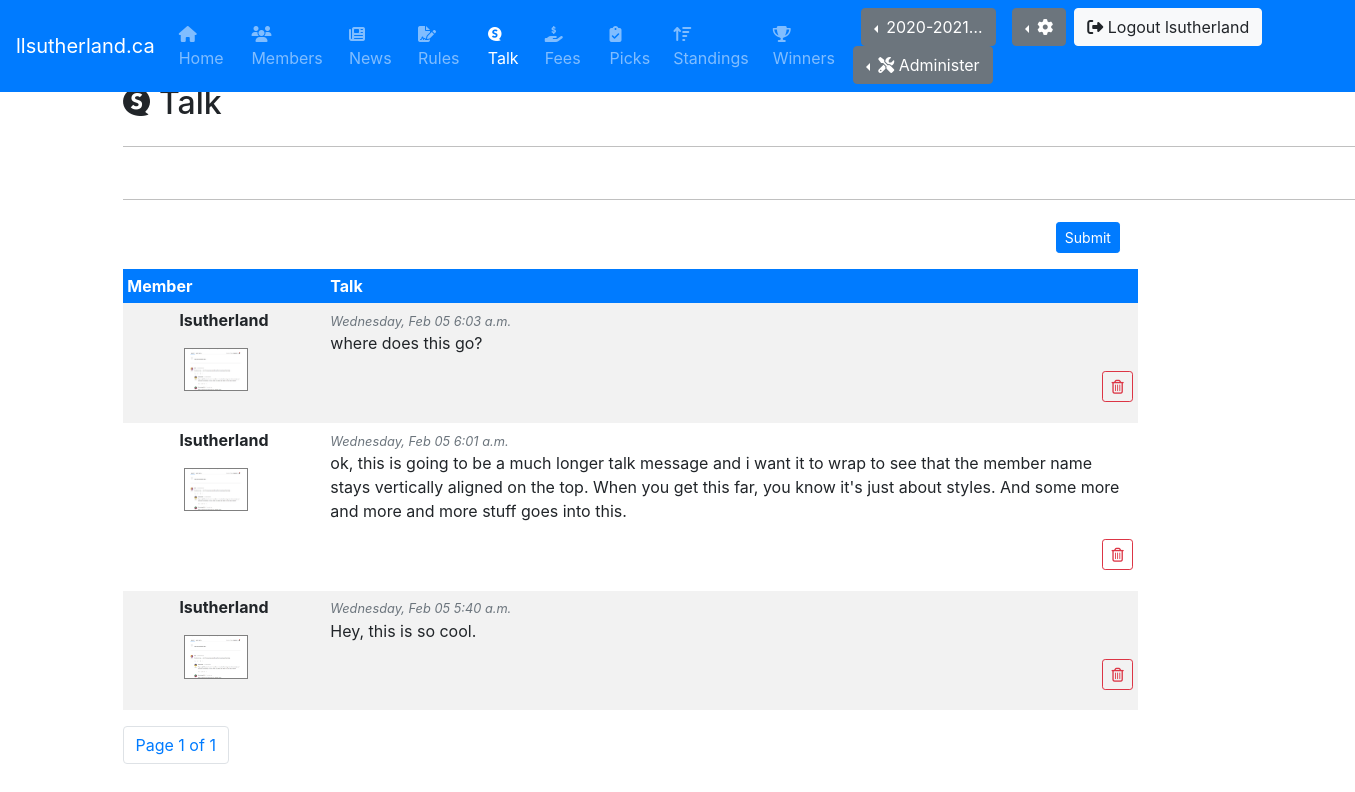
Before: /talk/ (signed in) with the older database file.
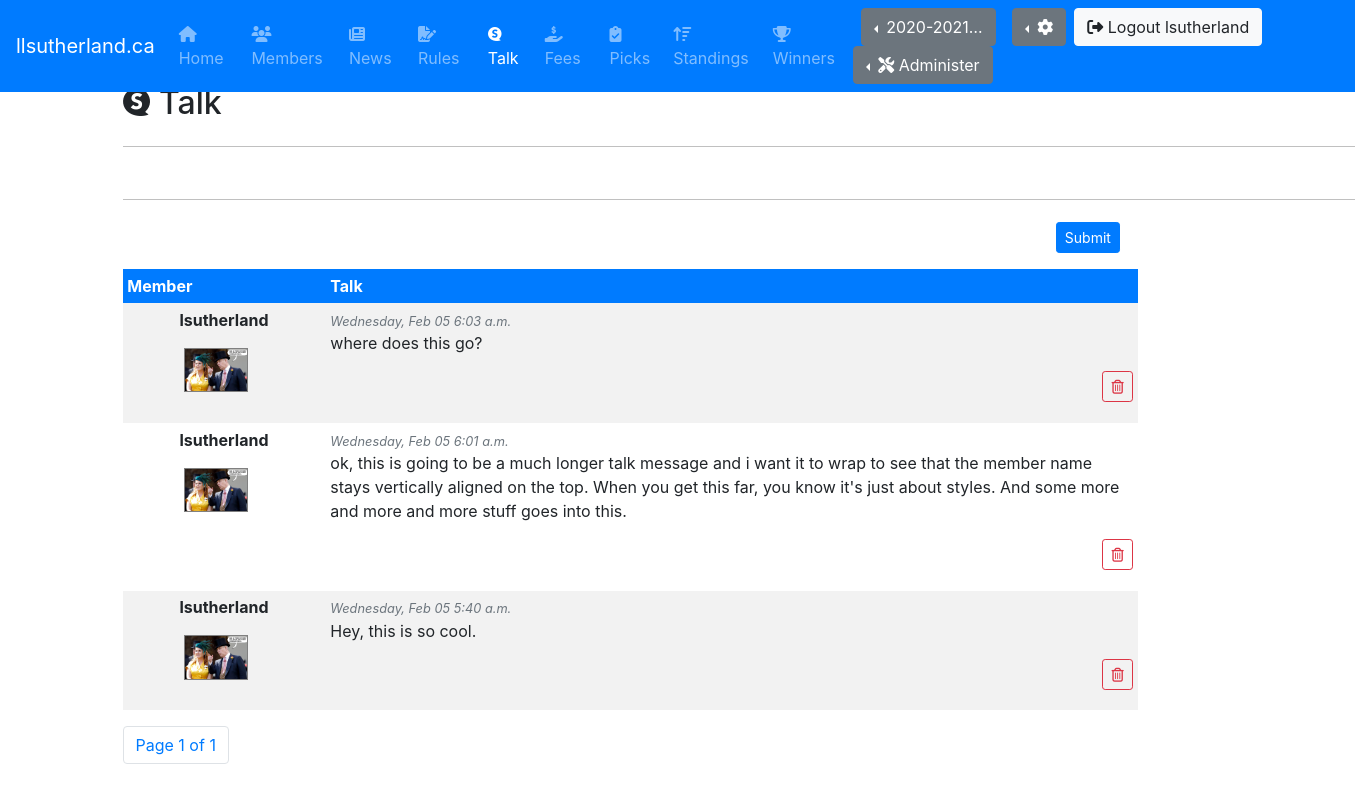
After: the same page with the newer database file.
### pool/models.py (models this page shows, shortened)
class Talk(models.Model):
    user = models.ForeignKey(CustomUser, on_delete=models.CASCADE, blank=False, null=False)
    message = models.TextField(max_length=250, blank=False, null=False)
    effective_date = models.DateTimeField(null=True)
    effective_end_date = models.DateTimeField(null=True)

class CustomUser(AbstractUser):
    US_EST = 'US/Eastern'
    TZS = [
        ('US/Alaska', 'US/Alaska'),
        ('US/Arizona','US/Arizona'),
        ('US/Central','US/Central'),
        (US_EST,'US/Eastern'),
        ('US/Hawaii','US/Hawaii'),
        ('US/Mountain','US/Mountain'),
        ('US/Pacific','US/Pacific'),
        ('Europe/Amsterdam','Europe/Amsterdam'),
        ('Europe/Athens','Europe/Athens'),
        ('Europe/Belgrade','Europe/Belgrade'),
        ('Europe/Berlin','Europe/Berlin'),
        ('Europe/Brussels','Europe/Brussels'),
        ('Europe/Bucharest','Europe/Bucharest'),
        ('Europe/Budapest','Europe/Budapest'),
        ('Europe/Copenhagen','Europe/Copenhagen'),
        ('Europe/Dublin','Europe/Dublin'),
        ('Europe/Gibraltar','Europe/Gibraltar'),
        ('Europe/Helsinki','Europe/Helsinki'),
        ('Europe/Istanbul','Europe/Istanbul'),
        ('Europe/Kiev','Europe/Kiev'),
        ('Europe/Lisbon','Europe/Lisbon'),
        ('Europe/London','Europe/London'),
        ('Europe/Luxembourg','Europe/Luxembourg'),
        ('Europe/Madrid','Europe/Madrid'),
        ('Europe/Malta','Europe/Malta'),
        ('Europe/Moscow','Europe/Moscow'),
        ('Europe/Oslo','Europe/Oslo'),
        ('Europe/Paris','Europe/Paris'),
        ('Europe/Prague','Europe/Prague'),
        ('Europe/Rome','Europe/Rome'),
        ('Europe/Sarajevo','Europe/Sarajevo'),
        ('Europe/Stockholm','Europe/Stockholm'),
        ('Europe/Vienna','Europe/Vienna'),
        ('Europe/Volgograd','Europe/Volgograd'),
        ('Europe/Warsaw','Europe/Warsaw'),
        ('Europe/Zurich','Europe/Zurich')
    ]
    username_validator = MyValidator()
    username = models.CharField(
        _('username'),
        max_length=150,
        unique=True,
        help_text=_('Required. 150 characters or fewer. Names and numbers only.'),
        validators=[username_validator],
            error_messages={
            'unique': _("A user with that username already exists."),
        },
    )
    mobile = models.CharField(max_length=20, blank=True, null=True)
    image = models.ImageField(upload_to='profile_image', blank=True, null=True)
    favorite_team = models.ForeignKey(Team, on_delete=models.CASCADE, blank=True, null=True)
    timezone = models.CharField(max_length=50, blank=False, null=False, default=US_EST, choices=TZS)

### pool/views.py (the view, shortened to what this page needs)
# urls.py: path('talk/', TalkView.as_view(), name='talk'),
class TalkView(LoginRequiredMixin, TemplateView):
    template_name = 'talk/talk.html'
    context_object_name = 'talk'
    form_class = TalkForm
    success_url = '/talk'
    def get(self, request):
        args = get_current(request)
        items = Talk.objects.order_by('-effective_date')
        paginator = Paginator(items, 6)
        page_number = request.GET.get('page')
        page_obj = paginator.get_page(page_number)
        args.update({'page_obj' : page_obj})
        return render(request, self.template_name, args)

### pool/views.py (called while the page is built)
def get_current(request):
    current_season = None
    current_week = None
    seasons = []
    prefs = None
    request.session['django_timezone'] = request.user.timezone
    try:
        current_season = get_current_season(request)
        current_week = get_current_week(request)
        seasons = get_seasons()
        prefs = get_preferences(request)
    except Exception as e:
        print(e)
    return {
        'preferences' : prefs,
        'current_season': current_season,
        'current_week' : current_week,
        'seasons' : seasons
    }

def get_preferences(request):
    return Preferences.objects.get(user_id = request.user.id)

def get_seasons():
    return Season.objects.order_by('-effective_date')

def get_current_season(request):
    active_season = Season.objects.get(is_active=True)
    current_season_id = request.session['current_season_id']
    if not active_season.id == current_season_id:
        request.session['current_season_id'] = active_season.id
        return Season.objects.get(id=active_season.id)
    else:
        return Season.objects.get(id=current_season_id)

### utils/season_helper.py (called while the page is built)
def get_now():
    return timezone.now()

### pool/templates/talk/talk.html (shortened to what this page needs)
{% extends 'base.html' %}
{% block body %}
<h2 class="mt-1 mb-4"><i class="fab fa-speakap"></i> Talk</h2>
<div class="row">
    <div class="col-12">
        {% include 'talk/create_talk.html' %}
    </div>
</div>
<div class="row">
    <div class="col-11">
        {% include 'talk/talk_loop.html' %}
    </div>
</div>
{% include 'pagination.html' %}
{% endblock %}

### pool/templates/talk/talk_loop.html (shortened to what this page needs)
<table class="table table-sm table-striped table-borderless">
    <thead>
    {% if user.favorite_team %}
        <tr style="background-color:{{user.favorite_team.color_01}};color:{{user.favorite_team.color_03}};border-color:{{user.favorite_team.color_03}}">
            <th>Member</th>
            <th>Talk</th>
        </tr>
    {% else %}
        <tr class="bg-primary text-white">
            <th>Member</th>
            <th>Talk</th>
        </tr>
    {% endif %}
     </thead>
<tbody>
{% for item in page_obj %}
    <tr>
        <td style="width:20%;text-align:center;vertical-align:top;">{% include 'talk/member_pic.html' %}</td>
        <td>{% include 'talk/talk_detail.html' %}</td>
    </tr>
{% endfor %}
</tbody>
</table>

### pool/templates/talk/member_pic.html
<strong data-toggle="tooltip" data-placement="top" title="{{item.user.username}}">{{item.user.username | truncatechars:11}}</strong>
<div class="media m-2 p-2 justify-content-center">
{% if item.user.image and item.user.image.url %}
    <img src="/pool{{item.user.image.url}}" class="mr-3" alt="No Image Found" width="64" style="border:1px solid gray;">
{% else %}
    <img class="mr-4" src="../../static/nfl/NFL.gif" alt="" width="64" style="border:1px solid gold;">
{% endif %}
</div>

### pool/templates/talk/talk_detail.html
<small id="effEndHelp" class="form-text text-muted font-italic">{{item.effective_date|date:'l, M d g:i a'}}</small>
<p>
{{item.message}}
</p>
{% if item.user.id == request.user.id %}
<p style="vertical-align:bottom;text-align:right;">
<a href="{% url 'delete_talk' pk=item.id %}" class="btn btn-sm btn-outline-danger"><i class="far fa-trash-alt"></i></a>
</p>
{% endif %}

Changed rows visible on the page:
changed through a linked row, Talk "where does this go?": user.image: a different picture
changed through a linked row, Talk "Wednesday, Feb 05 6:01 a.m.": user.image: a different picture
changed through a linked row, Talk "Hey, this is so cool.": user.image: a different picture
